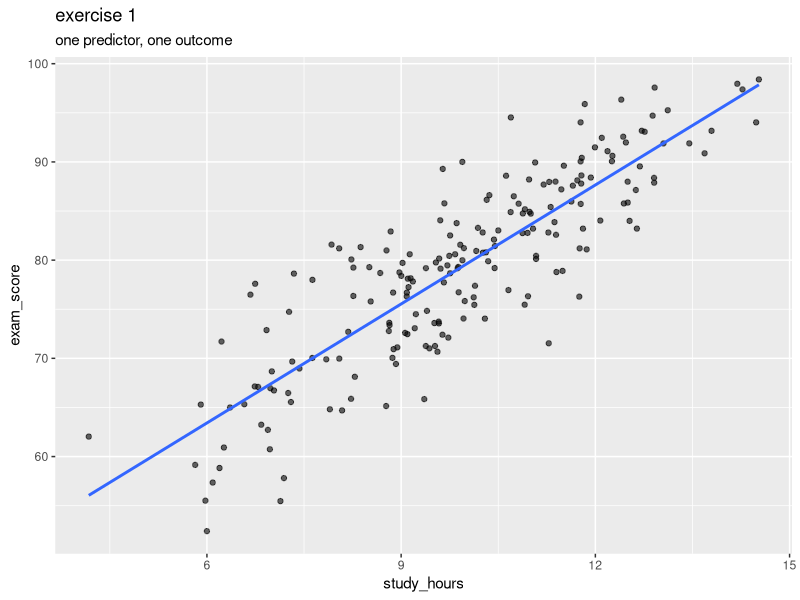
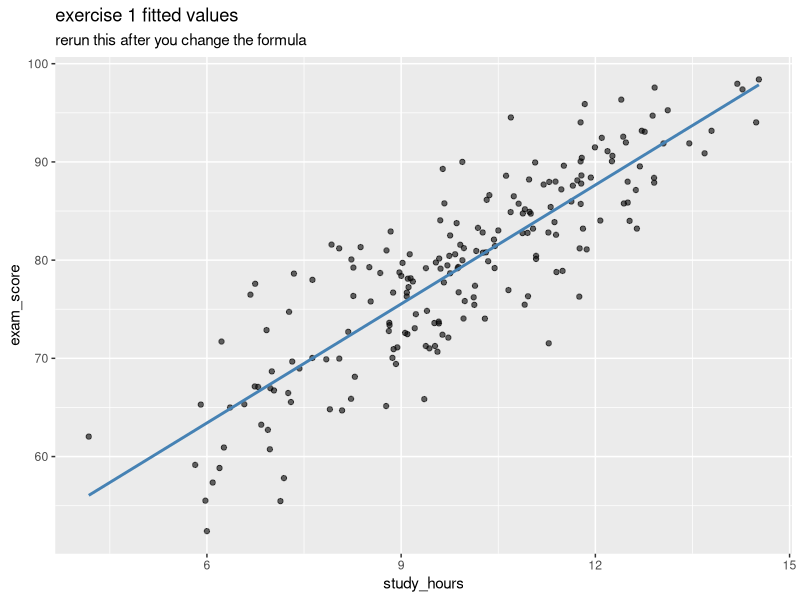
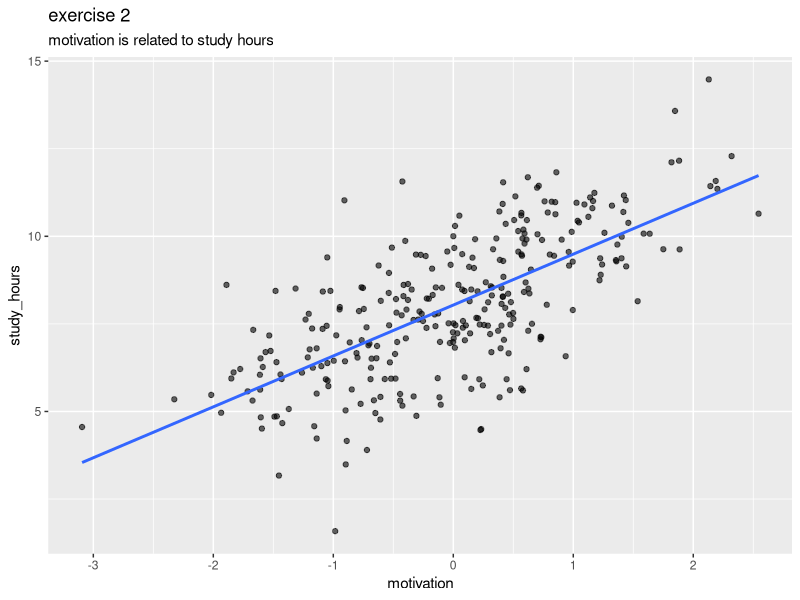
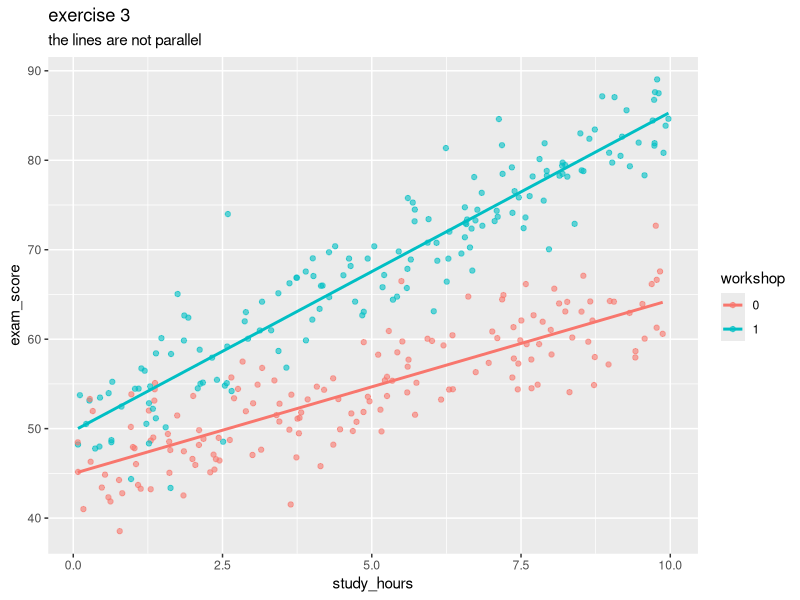
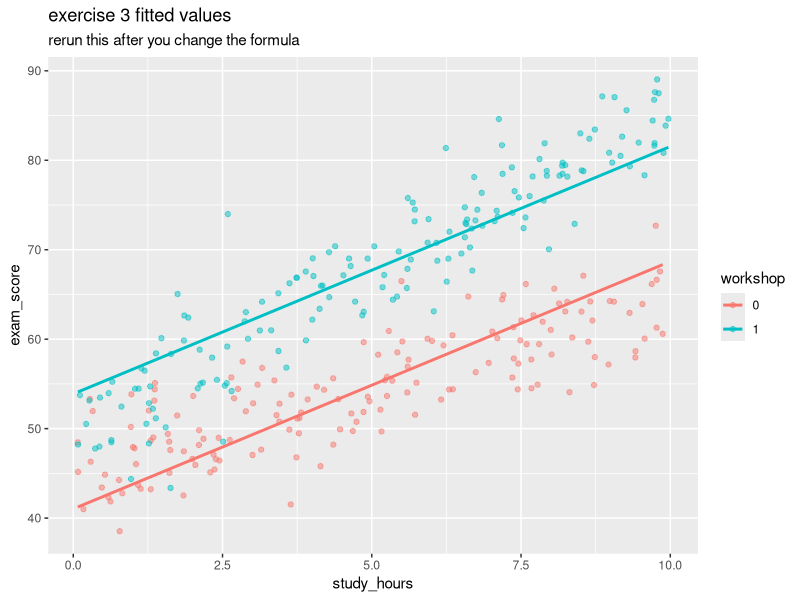

The R source for these figures, in order:
# ============================================================================
# psyc 434 -- lab 4: student practice script
# self-standing script -- run from top to bottom
# ============================================================================

# --- packages ---------------------------------------------------------------
# install only the packages that are missing
required_packages <- c("tidyverse")

missing_packages <- required_packages[
  !vapply(required_packages, \(pkg) requireNamespace(pkg, quietly = TRUE), logical(1))
]

if (length(missing_packages) > 0) {
  install.packages(missing_packages)
}

library(tidyverse)

# start here.
# work one exercise at a time.
# change only the model formula after `~`.
# then rerun the model and the lines just below it.
#
# this script has three core exercises.
# 1. one predictor:
#    fit `exam_score ~ study_hours`, then change it to `exam_score ~ 1`
#    and see what the fitted line becomes.
# 2. add a second predictor:
#    start with `exam_score ~ study_hours`, then add `motivation`
#    and see how the coefficient for `study_hours` changes.
# 3. add an interaction:
#    start with `exam_score ~ study_hours + workshop`, then change it to
#    `exam_score ~ study_hours * workshop` and compare the fitted lines.
#
# the aim is not to memorise syntax.
# the aim is to notice what each change in the formula does.
#
# questions to answer as you work:
# - in exercise 1, what happens to the fitted line when you change
#   `exam_score ~ study_hours` to `exam_score ~ 1`?
# - in exercise 2, does the coefficient for `study_hours` get larger or
#   smaller after adding `motivation`?
# - in exercise 3, what changes when you replace `+` with `*` in the formula?
# - which formula felt easiest to interpret, and which felt hardest?


# --- exercise 1: one predictor ----------------------------------------------
# `set.seed()` makes the random numbers reproducible
set.seed(434)

# `n` is the number of students we simulate
n <- 200

# `rnorm()` draws random values from a normal distribution
study_hours <- rnorm(n, mean = 10, sd = 2)

# exam score follows a linear relationship with study hours
# the final `rnorm()` term adds random error
exam_score <- 40 + 4 * study_hours + rnorm(n, mean = 0, sd = 5)

# `tibble()` makes a data frame
df_simple <- tibble(
  study_hours = study_hours,
  exam_score = exam_score
)

ggplot(df_simple, aes(x = study_hours, y = exam_score)) +
  geom_point(alpha = 0.6) +
  geom_smooth(method = "lm", se = FALSE) +
  labs(
    title = "exercise 1",
    subtitle = "one predictor, one outcome"
  )

# coding practice:
# 1. run the model below as written
# 2. change the formula to `exam_score ~ 1`
# 3. rerun the summary and the fitted-value plot
# 4. question: what happens to the fitted line?

# edit here
fit_1 <- lm(
  exam_score ~ study_hours,
  data = df_simple
)

summary(fit_1)

pred_1 <- df_simple |>
  mutate(fitted_value = predict(fit_1)) |>
  arrange(study_hours)

ggplot(pred_1, aes(x = study_hours, y = exam_score)) +
  geom_point(alpha = 0.6) +
  geom_line(aes(y = fitted_value), colour = "steelblue", linewidth = 1) +
  labs(
    title = "exercise 1 fitted values",
    subtitle = "rerun this after you change the formula"
  )


# --- exercise 2: add a second predictor -------------------------------------
set.seed(435)
n <- 300

# motivation is another normally distributed variable
motivation <- rnorm(n, mean = 0, sd = 1)

# study hours depend partly on motivation
study_hours <- 8 + 1.5 * motivation + rnorm(n, mean = 0, sd = 1.5)

# exam score depends on both study hours and motivation
exam_score <- 55 + 2.5 * study_hours + 6 * motivation + rnorm(n, mean = 0, sd = 6)

df_multiple <- tibble(
  study_hours = study_hours,
  motivation = motivation,
  exam_score = exam_score
)

ggplot(df_multiple, aes(x = motivation, y = study_hours)) +
  geom_point(alpha = 0.6) +
  geom_smooth(method = "lm", se = FALSE) +
  labs(
    title = "exercise 2",
    subtitle = "motivation is related to study hours"
  )

# coding practice:
# 1. run the model below as written
# 2. look at the coefficient for `study_hours`
# 3. change the formula to `exam_score ~ study_hours + motivation`
# 4. rerun the summary and see how the coefficient changes
# 5. question: does the `study_hours` coefficient get larger or smaller?

# edit here
fit_2 <- lm(
  exam_score ~ study_hours,
  data = df_multiple
)

summary(fit_2)


# --- exercise 3: interaction ------------------------------------------------
set.seed(437)
n <- 320

# `runif()` draws values evenly between 0 and 10
study_hours <- runif(n, min = 0, max = 10)

# `rbinom(n, 1, 0.5)` draws 0 or 1
# here, 1 means attended the workshop
workshop <- rbinom(n, 1, 0.5)

# this outcome has an interaction
# the slope for study hours is steeper when workshop = 1
exam_score <- 45 + 2 * study_hours + 5 * workshop +
  1.5 * study_hours * workshop + rnorm(n, mean = 0, sd = 4)

df_interaction <- tibble(
  study_hours = study_hours,
  workshop = workshop,
  exam_score = exam_score
)

ggplot(
  df_interaction,
  aes(x = study_hours, y = exam_score, colour = factor(workshop))
) +
  geom_point(alpha = 0.6) +
  geom_smooth(method = "lm", se = FALSE) +
  labs(
    title = "exercise 3",
    subtitle = "the lines are not parallel",
    colour = "workshop"
  )

# coding practice:
# 1. run the model below as written
# 2. rerun the summary and fitted-value plot
# 3. change the formula to `exam_score ~ study_hours * workshop`
# 4. rerun the same lines and compare the fitted lines
# 5. question: when you replace `+` with `*`, do the fitted lines stay parallel?

# edit here
fit_3 <- lm(
  exam_score ~ study_hours + workshop,
  data = df_interaction
)

summary(fit_3)

pred_3 <- df_interaction |>
  mutate(fitted_value = predict(fit_3)) |>
  arrange(workshop, study_hours)

ggplot(
  pred_3,
  aes(x = study_hours, y = exam_score, colour = factor(workshop))
) +
  geom_point(alpha = 0.5) +
  geom_line(aes(y = fitted_value), linewidth = 1) +
  labs(
    title = "exercise 3 fitted values",
    subtitle = "rerun this after you change the formula",
    colour = "workshop"
  )


# if you finish early, open `scripts/lab-04.R`
# that file has extra annotation, more exercises, and an optional extension
